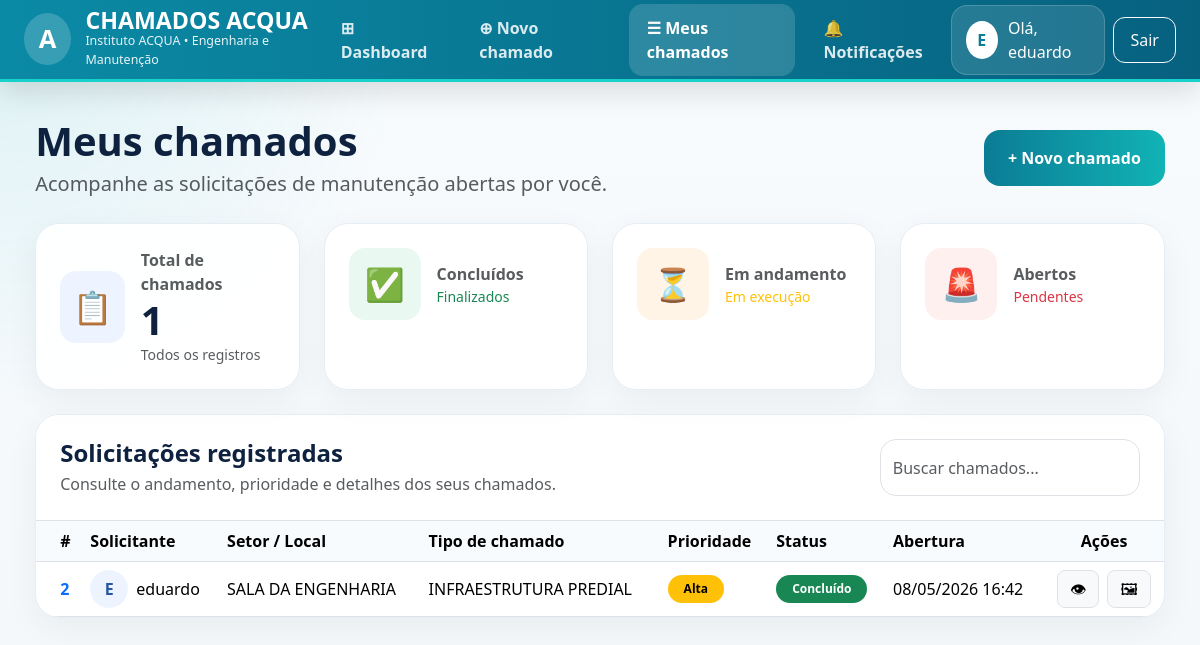
/meus/ (signed in), run on an earlier commit of the app's database.
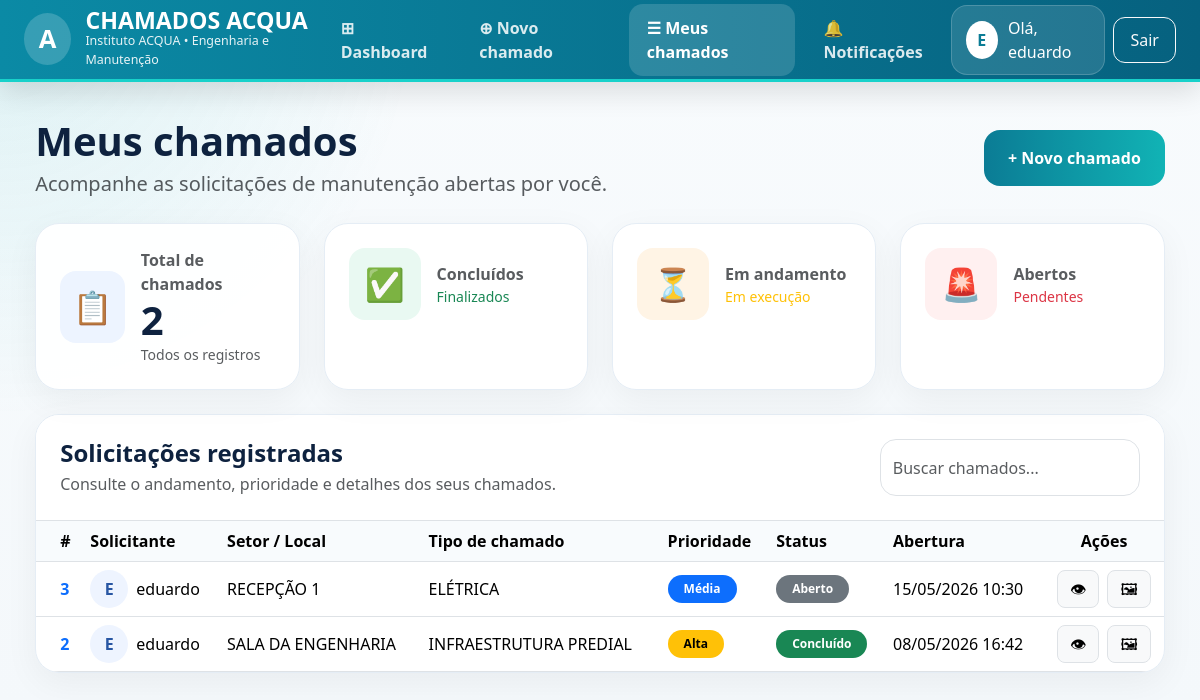
And on a later commit of the database.
### chamados/models.py (models this page shows, shortened)
class Chamado(models.Model):
    STATUS = [
        ("ABERTO", "Aberto"),
        ("ANALISE", "Em análise"),
        ("ANDAMENTO", "Em andamento"),
        ("AGUARDANDO", "Aguardando atendimento"),
        ("CONCLUIDO", "Concluído"),
        ("CANCELADO", "Cancelado"),
    ]
    PRIORIDADE = [
        ("BAIXA", "Baixa"),
        ("MEDIA", "Média"),
        ("ALTA", "Alta"),
        ("URGENTE", "Urgente"),
    ]
    SETOR_LOCAL = [
        ("RECEPCAO_1", "RECEPÇÃO 1"),
        ("RECEPCAO_2", "RECEPÇÃO 2"),
        ("SALA_ATENDIMENTO", "SALA DE ATENDIMENTO"),
        ("BANHEIRO_RECEPCAO", "BANHEIRO DA RECEPÇÃO"),
        ("DIRECAO_EXECUTIVA", "SALA DA DIREÇÃO EXECUTIVA"),
        ("DIRECAO_ADJUNTA_GERENCIA", "SALA DA DIREÇÃO ADJUNTA/GERÊNCIA"),
        ("SUPERVISAO_TECNICA", "SALA DA SUPERVISÃO TÉCNICA"),
        ("COMUNICACAO", "SALA DA COMUNICAÇÃO"),
        ("CONTROLADORIA", "SALA DA CONTROLADORIA"),
        ("ORCAMENTO_FARMACIA", "SALA DO ORÇAMENTO/FARMÁCIA"),
        ("PRESTACAO_CONTAS", "SALA DA PRESTAÇÃO DE CONTAS"),
        ("SALA_REUNIAO", "SALA DE REUNIÃO"),
        ("JURIDICO", "SALA DO JURÍDICO"),
        ("CONFERENCIA", "SALA DE CONFERÊNCIA"),
        ("ENGENHARIA", "SALA DA ENGENHARIA"),
        ("FINANCEIRO", "SALA DO FINANCEIRO"),
        ("QUALIDADE", "SALA DA QUALIDADE"),
        ("RH", "SALA DO RH"),
        ("AREA_VIVENCIA", "ÁREA DE VIVÊNCIA"),
        ("AREA_CONDENSADORAS", "ÁREA DAS CONDENSADORAS"),
        ("DML", "SALA DO DML"),
        ("COPA", "COPA"),
        ("BANHEIRO_FEMININO", "BANHEIRO FEMININO"),
        ("BANHEIRO_MASCULINO", "BANHEIRO MASCULINO"),
    ]
    TIPO_CHAMADO = [
        ("INFRAESTRUTURA", "INFRAESTRUTURA PREDIAL"),
        ("CLIMATIZACAO", "CLIMATIZAÇÃO"),
        ("ELETRICA", "ELÉTRICA"),
        ("HIDRAULICA", "HIDRÁULICA"),
        ("MOBILIARIO", "MOBILIÁRIO"),
        ("EQUIPAMENTO_PATRIMONIO", "EQUIPAMENTO/PATRIMÔNIO"),
        ("LIMPEZA_ORGANIZACAO", "LIMPEZA/ORGANIZAÇÃO"),
        ("SEGURANCA_PREDIAL", "SEGURANÇA PREDIAL"),
        ("OUTROS_ENGENHARIA", "OUTROS SERVIÇOS DE ENGENHARIA"),
    ]
    aberto_por = models.ForeignKey(
        settings.AUTH_USER_MODEL,
        on_delete=models.CASCADE,
        related_name="chamados_abertos",
        blank=True,
        null=True,
    )
    nome_solicitante = models.CharField(
        max_length=200,
        blank=True,
        default="",
        verbose_name="Nome do solicitante",
    )
    setor_local = models.CharField(
        max_length=80,
        choices=SETOR_LOCAL,
        verbose_name="Setor / Local da solicitação",
    )
    tipo_chamado = models.CharField(
        max_length=80,
        choices=TIPO_CHAMADO,
        verbose_name="Tipo de chamado",
    )
    descricao = models.TextField(verbose_name="Descrição do problema")
    prioridade = models.CharField(
        max_length=20,
        choices=PRIORIDADE,
        verbose_name="Prioridade",
    )
    status = models.CharField(
        max_length=20,
        choices=STATUS,
        default="ABERTO",
        verbose_name="Status",
    )
    andamento = models.TextField(blank=True, default="")
    conclusao = models.TextField(blank=True, default="")
    data_conclusao = models.DateTimeField(blank=True, null=True)
    atualizado_em = models.DateTimeField(auto_now=True)
    imagem = models.ImageField(
        upload_to="chamados/",
        blank=True,
        null=True,
        verbose_name="Imagem do problema",
    )
    data_abertura = models.DateTimeField(auto_now_add=True)

### chamados/views.py (the view)
# urls.py: path("meus/", views.meus_chamados, name="meus_chamados"),
@login_required
def meus_chamados(request: HttpRequest) -> HttpResponse:
    chamados = (
        Chamado.objects.filter(aberto_por=request.user)
        .order_by("-data_abertura")
    )
    return render(request, "chamados/meus_chamados.html", {"chamados": chamados})

### chamados/context_processors.py (called while the page is built)
def notificacoes_nao_lidas(request):
    if not request.user.is_authenticated:
        return {"notificacoes_nao_lidas_count": 0}
    count = Notificacao.objects.filter(
        destinatario=request.user,
        lida=False
    ).count()
    return {"notificacoes_nao_lidas_count": count}

### chamados/templates/chamados/meus_chamados.html (shortened to what the changed rows need)
{% extends 'chamados/base.html' %}
{% block content %}
<div class="d-flex flex-wrap justify-content-between align-items-center gap-3 mb-4">
  <div>
    <h1 class="display-6 fw-bold mb-1">Meus chamados</h1>
  </div>
</div>
<div class="row g-4 mb-4">
  <div class="col-md-6 col-xl-3">
    <div class="content-card p-4 h-100">
      <div class="d-flex align-items-center gap-3">
        <div>
          <div class="text-muted fw-semibold">Total de chamados</div>
          <div class="display-6 fw-bold">{{ chamados|length }}</div>
          <div class="small text-muted">Todos os registros</div>
        </div>
      </div>
    </div>
  </div>
</div>
<div class="content-card overflow-hidden">
  <div class="p-4 border-bottom bg-white">
    <div class="d-flex flex-wrap justify-content-between gap-3">
      <div>
        <h2 class="h4 fw-bold mb-1">Solicitações registradas</h2>
      </div>
    </div>
  </div>
  <div class="table-responsive">
    <table class="table align-middle mb-0">
      <thead style="background:#f8fbfd;">
        <tr>
          <th class="ps-4">#</th>
          <th>Solicitante</th>
          <th>Setor / Local</th>
          <th>Tipo de chamado</th>
          <th>Prioridade</th>
          <th>Status</th>
          <th>Abertura</th>
          <th class="text-center">Ações</th>
        </tr>
      </thead>
      <tbody>
        {% for c in chamados %}
          <tr>
            <td class="ps-4 fw-bold text-primary">
              {{ c.id }}
            </td>
            <td>
              <div class="d-flex align-items-center gap-2">
                <div
                  class="rounded-circle d-flex align-items-center justify-content-center fw-bold"
                  style="width:38px;height:38px;background:#eef4ff;color:#2856a3;"
                >
                  {{ c.aberto_por.username|slice:":1"|upper }}
                </div>
                <div>
                  {{ c.nome_solicitante|default:c.aberto_por.username }}
                </div>
              </div>
            </td>
            <td>
              {{ c.get_setor_local_display }}
            </td>
            <td>
              {{ c.get_tipo_chamado_display }}
            </td>
            <td>
              <span class="badge rounded-pill px-3 py-2
                {% if c.prioridade == 'URGENTE' %}
                  text-bg-danger
                {% elif c.prioridade == 'ALTA' %}
                  text-bg-warning
                {% elif c.prioridade == 'MEDIA' %}
                  text-bg-primary
                {% else %}
                  text-bg-success
                {% endif %}
              ">
                {{ c.get_prioridade_display }}
              </span>
            </td>
            <td>
              <span class="badge rounded-pill px-3 py-2
                {% if c.status == 'ABERTO' %}
                  text-bg-secondary
                {% elif c.status == 'ANALISE' %}
                  text-bg-info
                {% elif c.status == 'ANDAMENTO' %}
                  text-bg-warning
                {% elif c.status == 'CONCLUIDO' %}
                  text-bg-success
                {% else %}
                  text-bg-danger
                {% endif %}
              ">
                {{ c.get_status_display }}
              </span>
            </td>
            <td class="text-nowrap">
              {{ c.data_abertura|date:"d/m/Y H:i" }}
            </td>
            <td>
              <div class="d-flex justify-content-center gap-2">
                <a
                  href="{% url 'chamados:detalhe_chamado' c.id %}"
                  class="btn btn-light border rounded-3"
                >
                  👁
                </a>
                {% if c.imagem %}
                  <a
                    href="{{ c.imagem.url }}"
                    target="_blank"
                    class="btn btn-light border rounded-3"
                  >
                    🖼
                  </a>
                {% endif %}
              </div>
            </td>
          </tr>
        {% empty %}
          <tr>
            <td colspan="8" class="text-center p-5 text-muted">
              Nenhum chamado encontrado.
            </td>
          </tr>
        {% endfor %}
      </tbody>
    </table>
  </div>
</div>
{% endblock %}

What changed in the data, as far as the page shows it:
added Chamado: id "3", aberto_por.username "E", nome_solicitante "eduardo", setor_local "RECEPÇÃO 1", tipo_chamado "ELÉTRICA", prioridade "Média", status "Aberto", data_abertura "15/05/2026 10:30"
Also different on the page:
{{ chamados|length }}: "1" → "2"
